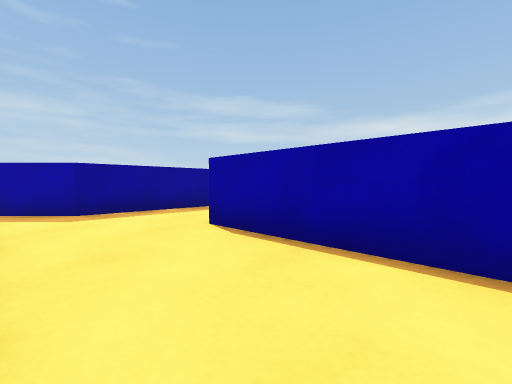
[1] (above)

21 first-person views from a walk through a Unity game level. The camera is 0.72 m above the floor, tilts 2° down and sees 90° across. The floor is counted in squares, 1 m on a side. Each view is taken from the middle of a square. On the plan, view 1 faces up. The plan holds only what a view shows up to about 9 squares ahead; the rest is blank. The player is left out.

[2]
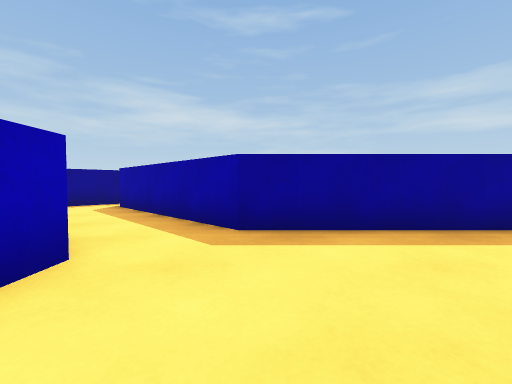

[3]
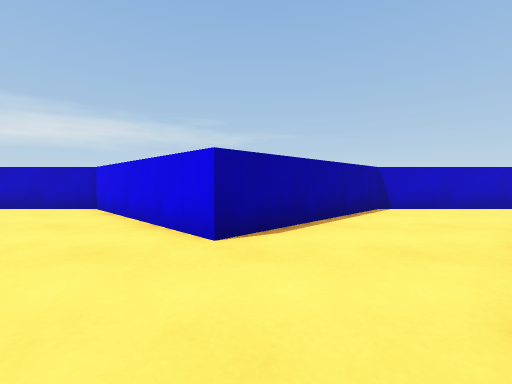

[4]
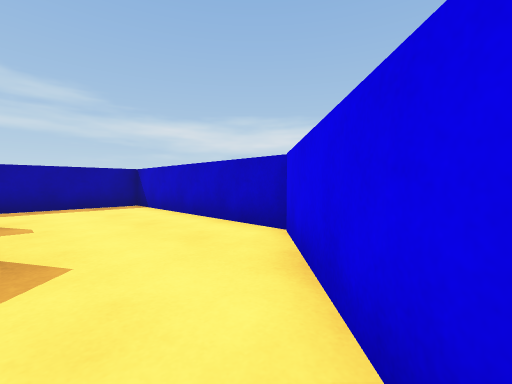

[5]
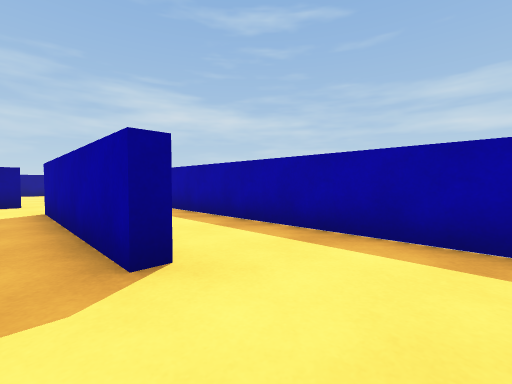

[6]
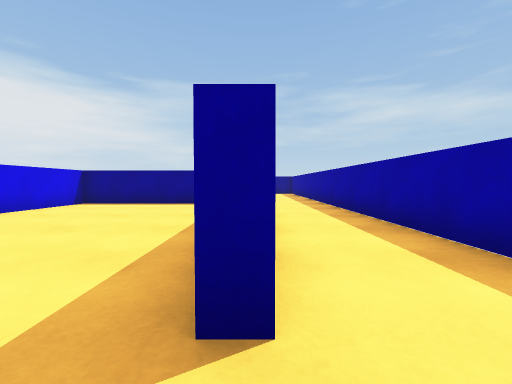

[7]
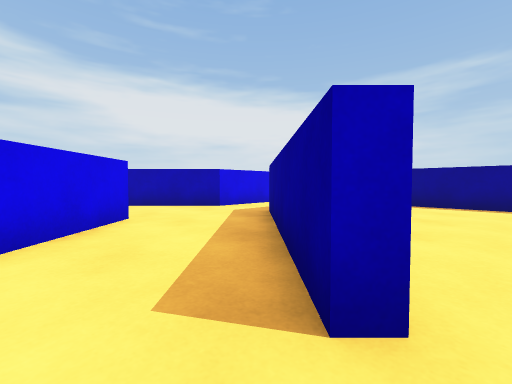

[8]
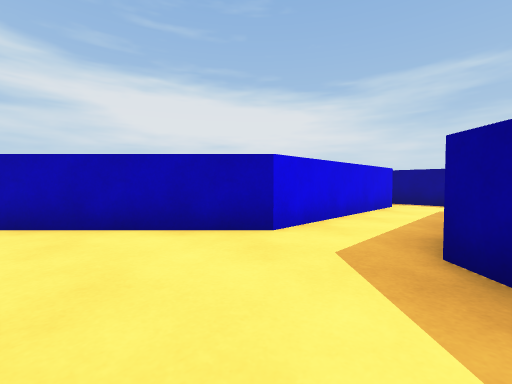

[9]
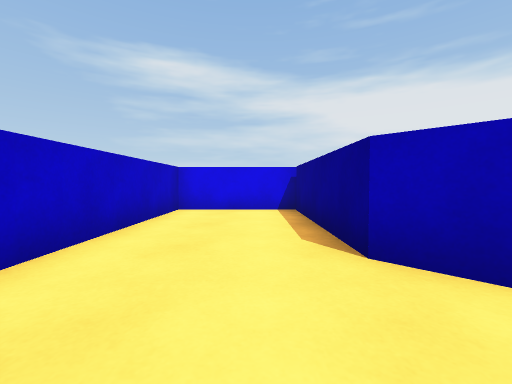

[10]
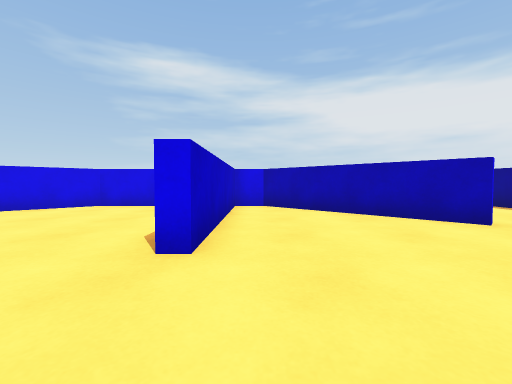

[11]
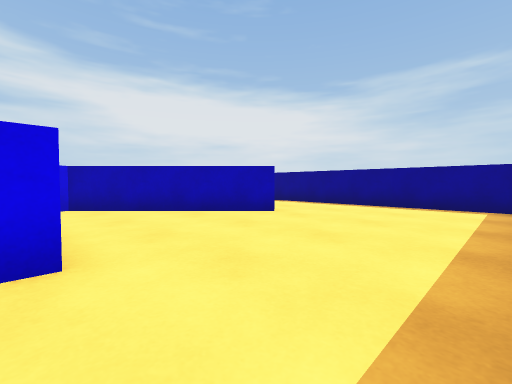

[12]
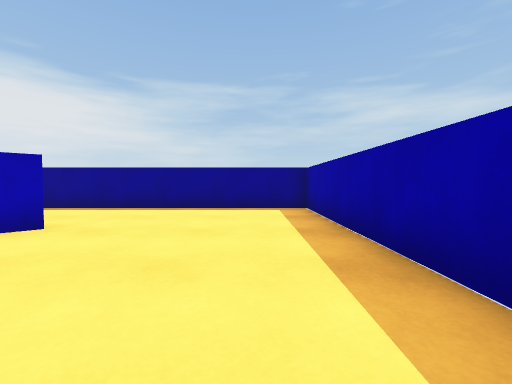

[13]
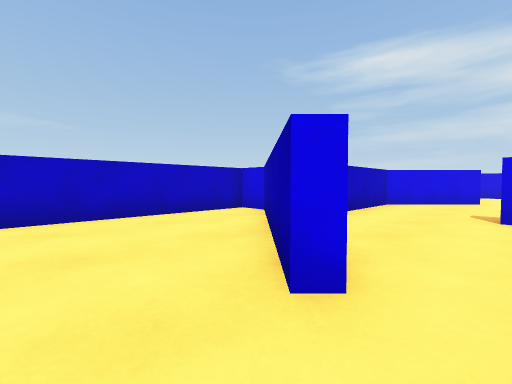

[14]
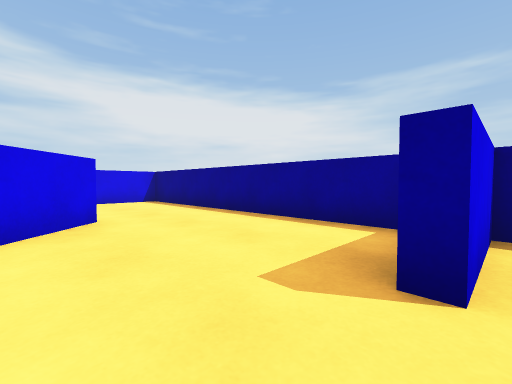

[15]
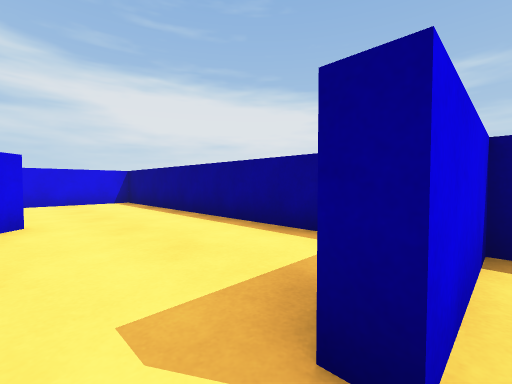

[16]
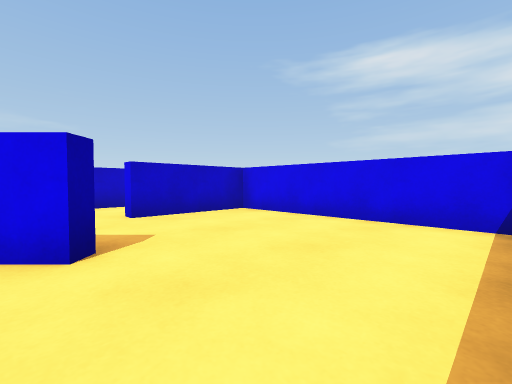

[17]
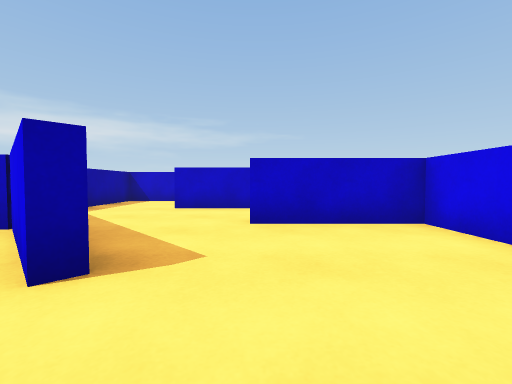

[18]
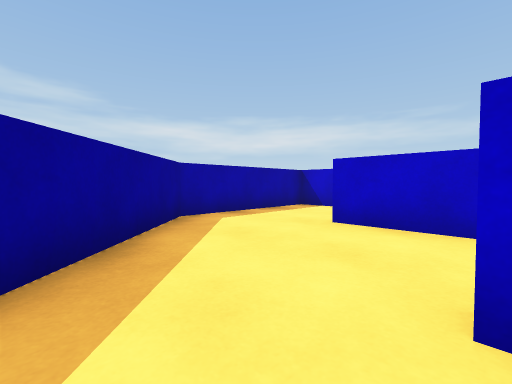

[19]
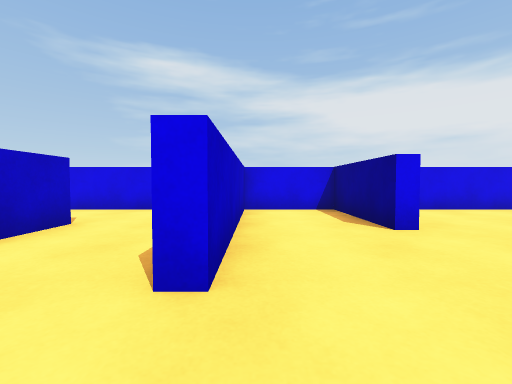

[20]
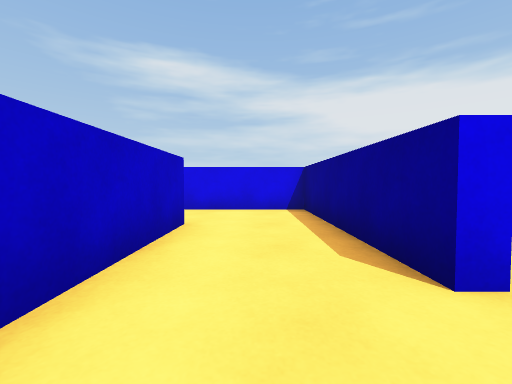

[21]
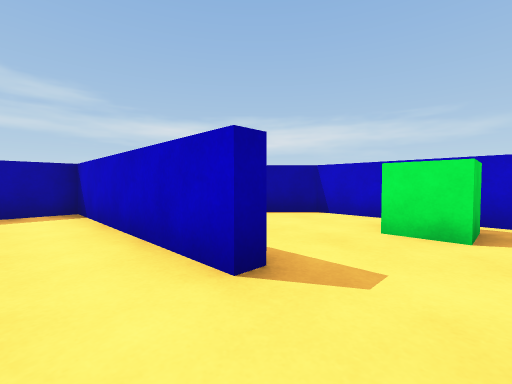

### Floor plan
Points are (right, up) in squares from view 1. A wall is a line through its corners. A room is listed if a view was taken in it or the views show most of it. See-through windows are left out.
Room 1 (views 1, 2, 3, 4, 5, 6, 7, 8, 9)
walls: (-0.4, 9.7) (-0.1, 9.4) (-3.9, 5.6) (-9.4, 5.6); (-0.2, 12.1) (-0.2, 11.7) (-1.4, 11.7); (-9.5, 3.4) (-3.9, 3.4) (-0.2, -0.3) (-0.2, -5) (3.1, -5) (3.1, 0.6) (-0.8, 4.5) (3.1, 8.5) (3.1, 14.5) (-5.6, 14.5); (-10.7, 6) (-10.7, 3)
ways out: opening at (-6, 13.5) to room 2; opening at (-2, 10.5) to room 4
Room 2 (views 10, 11, 12, 13, 14, 15, 16, 17, 18, 19)
walls: (-16.4, 4.8) (-15.9, 4.8); (-13.3, 9.4) (-13, 9.7) (-9.2, 5.9) (-8.3, 5.9) (-8.3, 11.4) (-8, 11.4); (-7.4, 3.1) (-9.2, 3.1) (-12, 0.3); (-12.9, -0.7) (-13.3, -0.4) (-11, 1.8) (-11, 4.8); (-10.1, -1.9) (-10.1, -5) (-7.7, -5) (-7.7, 0.3); (-10.4, 14.5) (-16.3, 14.5) (-16.3, -4.5); (-16.1, -5) (-10.5, -5) (-10.5, -1.9); (-5.6, 14.5) (-8.1, 14.5)
ways out: opening at (-6, 13.5) to room 1; opening at (-7, 1.5) to room 3; opening at (-6.5, 12.5) to room 4
Room 3 (views 20, 21)
walls: (-7.7, 0.3) (-7.3, 0.3) (-7.3, -5) (-2.9, -5); (-4.2, -2.5) (-4.7, -2.5) (-4.7, 3.1) (-7.4, 3.1)
ways out: opening at (-7, 1.5) to room 2; opening at (-4, -3.5)
Room 4 (no view inside)
walls: (-8, 11.4) (-8, 5.9) (-4.1, 5.9) (-2.5, 7.5); (-1.4, 11.7) (-5.6, 11.7)
ways out: opening at (-2, 10.5) to room 1; opening at (-6.5, 12.5) to room 2

Positions as (right, up) in squares from view 1, and headings:
1: (0, 0), facing up
2: (-1, 3), facing up-left
3: (-4, 4), facing right
4: (0, 6), facing up-right
5: (2, 11), facing up-left
6: (1, 12), facing left
7: (1, 10), facing down-left
8: (-1, 6), facing down-left
9: (1, 2), facing down
10: (-9, 14), facing down
11: (-8, 14), facing down-left
12: (-9, 13), facing left
13: (-14, 11), facing down-right
14: (-12, 5), facing down-left
15: (-13, 5), facing down-left
16: (-16, 0), facing down-right
17: (-15, -2), facing right
18: (-12, -2), facing up-right
19: (-8, 2), facing down
20: (-6, 2), facing down
21: (-6, -4), facing up-right
